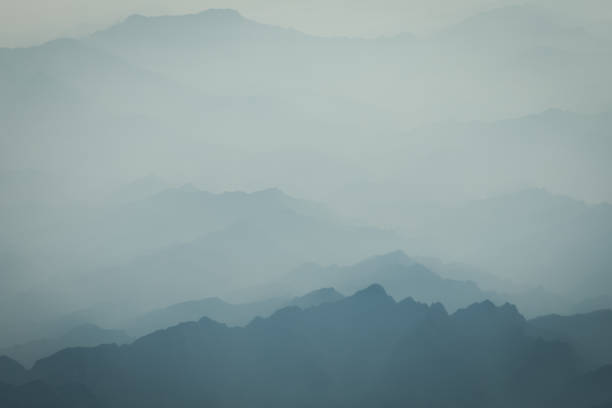
#> input picture Aula6-31março/foto.jpg, 612 x 408 px
$ python aula-06.py
#> lines starting #> are read from the running program, lines starting #| are printed output that depends on the picture
import cv2
import numpy as np
import matplotlib.pyplot as plt

foto = 'foto.jpg'
imagem = cv2.imread(foto, cv2.IMREAD_GRAYSCALE)
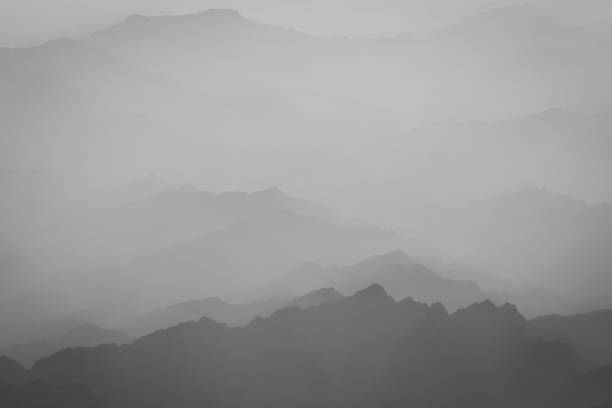
#> imagem: shape (408, 612); min 62, max 195, mean 152.6

if imagem is None:
    raise FileNotFoundError(f"Imagem não encontrada: {foto}")

###################################

# [80 lines left out: functions deixaCinza, criaHistograma, normalizacao, acumulacao, mapeamento, equalizacao, not called in this run]

###################################
###################################

def mostrar_imagem(titulo, img):
    cv2.namedWindow(titulo, cv2.WINDOW_NORMAL)
    cv2.resizeWindow(titulo, 800, 600)
    cv2.imshow(titulo, img)
    cv2.waitKey(0)
    cv2.destroyAllWindows()

newHistCinza = [0]*256
for i in range (256):
    if (i<25):
        newHistCinza[i] = 50
    if (25<i<50):
        newHistCinza[i] = 500
    if (50<i<75):
        newHistCinza[i] = 5000
    if (75<i<110):
        newHistCinza[i] = 10000
    if (110<i<125):
        newHistCinza[i] = 20000
    if (125<i<175):
        newHistCinza[i] = 15000
    if (175<i<200):
        newHistCinza[i] = 1500
    if (200<i<225):
        newHistCinza[i] = 1000
    if (225<i<250):
        newHistCinza[i] = 500
    if (i>250):
        newHistCinza[i] = 100
itensHist = 0
for i in range (256):
    itensHist+=newHistCinza[i]

#cria o eixo x e nomeia o eixo x e y
pixel = [0]*256
for i in range (256):
    pixel[i]=i
plt.xlabel('Tom de Cinza')
plt.ylabel('Quantidade')

#nomeia e plota o histograma
plt.title('Novo Histograma de Tons de Cinza')
plt.bar(pixel, newHistCinza, color='red')
plt.show()

###################################
###################################

normaliza = [0]*256
for i in range (256):
    normaliza[i] = (newHistCinza[i])/((imagem.shape[0])*(imagem.shape[1]))

#cria o eixo x e nomeia o eixo x e y
pixel = [0]*256
for i in range (256):
    pixel[i]=i
plt.xlabel('Tom de Cinza')
plt.ylabel('Quantidade')

#nomeia e plota o histograma
plt.title('Histograma de Tons de Cinza Normalizado')
plt.bar(pixel, normaliza, color='gray')
plt.show()

newNormaliza = [0]*256
for i in range (256):
    newNormaliza[i] = (newHistCinza[i])/(itensHist)

#cria o eixo x e nomeia o eixo x e y
pixel = [0]*256
for i in range (256):
    pixel[i]=i
plt.xlabel('Tom de Cinza')
plt.ylabel('Quantidade')

#nomeia e plota o histograma
plt.title('Novo Histograma de Tons de Cinza Normalizado')
plt.bar(pixel, newNormaliza, color='red')
plt.show()

###################################
###################################

acumula = [0]*256
for i in range (256):
    if i == 0:
        acumula[i] = normaliza[i]
    else:
        acumula[i] = normaliza[i] + acumula[i-1]
#> after the loop, acumula = 256 values from 0.0002 to 6.25

#cria o eixo x e nomeia o eixo x e y
pixel = [0]*256
for i in range (256):
    pixel[i]=i
plt.xlabel('Tom de Cinza')
plt.ylabel('Quantidade')

#nomeia e plota o histograma
plt.title('Histograma Normalizado Acumulado')
plt.bar(pixel, acumula, color='gray')
plt.show()
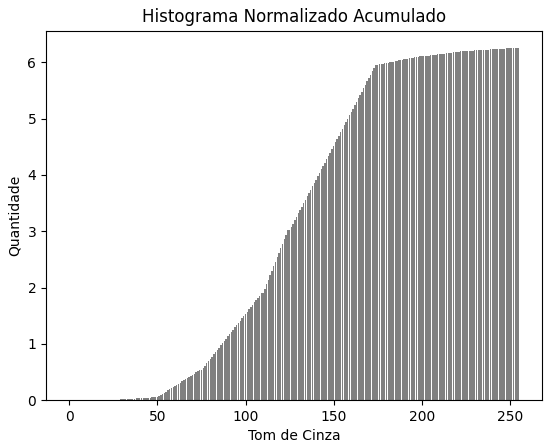
#> figure drawn by matplotlib, 1 panel; tallest bar 6.25 high, from x = 254.6 to 255.4

newAcumula = [0]*256
for i in range (256):
    if i == 0:
        newAcumula[i] = newNormaliza[i]
    else:
        newAcumula[i] = newNormaliza[i] + newAcumula[i-1]

#cria o eixo x e nomeia o eixo x e y
pixel = [0]*256
for i in range (256):
    pixel[i]=i
plt.xlabel('Tom de Cinza')
plt.ylabel('Quantidade')

#nomeia e plota o histograma
plt.title('Novo Histograma Normalizado Acumulado')
plt.bar(pixel, newAcumula, color='red')
plt.show()
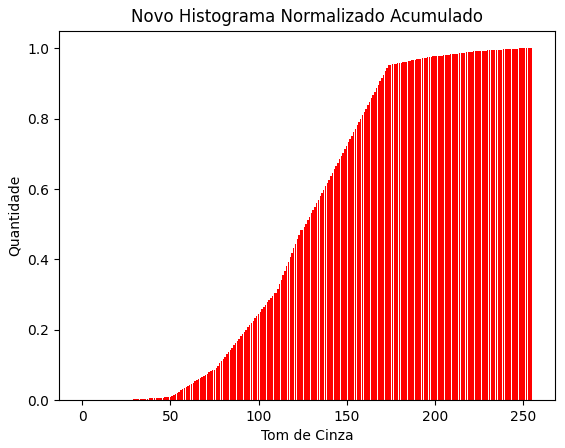
#> figure drawn by matplotlib, 1 panel; tallest bar 1 high, from x = 254.6 to 255.4

###################################
###################################

mapeamento = [0]*256
for i in range (256):
    mapeamento[i] = round(acumula[i]*255)
#> after the loop, mapeamento = 256 values from 0 to 1594

equaliza = np.zeros((imagem.shape[0], imagem.shape[1]), dtype = np.uint8)
for i in range (imagem.shape[0]):
    for j in range (imagem.shape[1]):
        equaliza[i][j] = np.uint8(np.clip(mapeamento[imagem[i][j]], 0, 255))
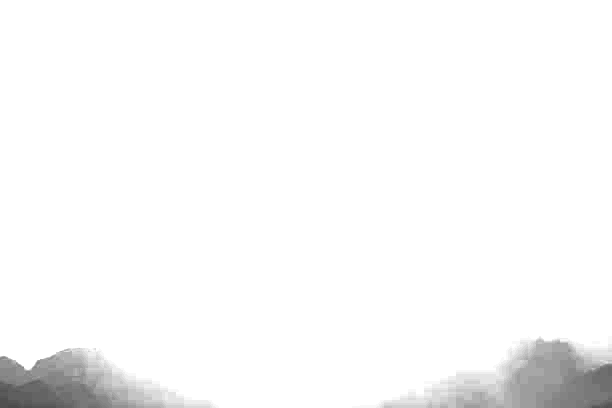
#> equaliza: shape (408, 612); min 75, max 255, mean 248.7
mostrar_imagem("Mapeamento", equaliza)

#cria o eixo x e nomeia o eixo x e y
histEqlz = [0]*256
for i in range (imagem.shape[0]):
    for j in range (imagem.shape[1]):
        histEqlz[equaliza[i][j]]+=1
pixel = [0]*256
for i in range (256):
    pixel[i]=i
plt.xlabel('Tom de Cinza')
plt.ylabel('Quantidade')
plt.title('Histograma Equalizado')
plt.bar(pixel, histEqlz, color='gray')
plt.show()
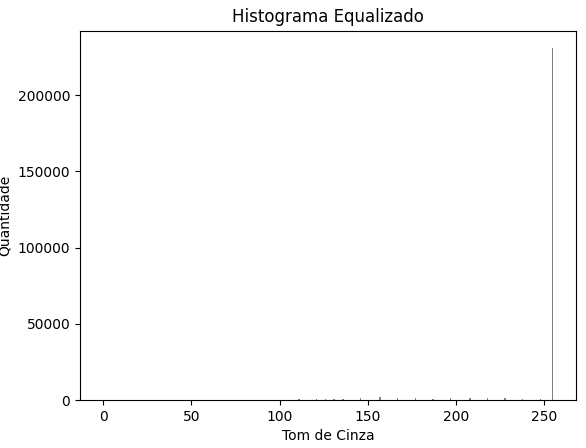
#> figure drawn by matplotlib, 1 panel; tallest bar 230799 high, from x = 254.6 to 255.4

###################################
###################################

newMapeamento = [0]*256
for i in range (256):
    newMapeamento[i] = round(newAcumula[i]*255)

newEqualiza = np.zeros((imagem.shape[0], imagem.shape[1]), dtype = np.uint8)
for i in range (imagem.shape[0]):
    for j in range (imagem.shape[1]):
        newEqualiza[i][j] = np.uint8(np.clip(newMapeamento[imagem[i][j]], 0, 255))
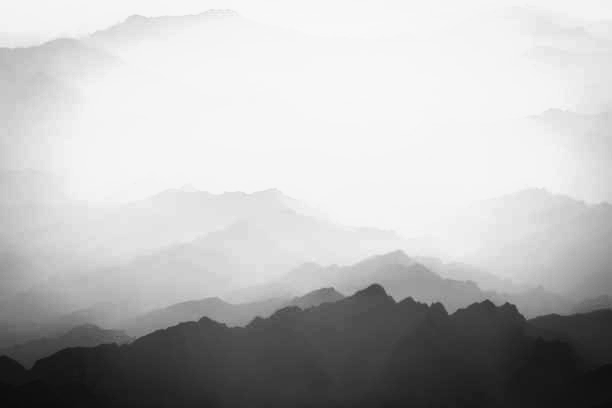
#> newEqualiza: shape (408, 612); min 12, max 248, mean 185.1
mostrar_imagem("Novo Mapeamento", newEqualiza)

#cria o eixo x e nomeia o eixo x e y
newHistEqlz = [0]*256
for i in range (imagem.shape[0]):
    for j in range (imagem.shape[1]):
        newHistEqlz[newEqualiza[i][j]]+=1
pixel = [0]*256
for i in range (256):
    pixel[i]=i
plt.xlabel('Tom de Cinza')
plt.ylabel('Quantidade')
plt.title('Novo Histograma Equalizado')
plt.bar(pixel, newHistEqlz, color='red')
plt.show()
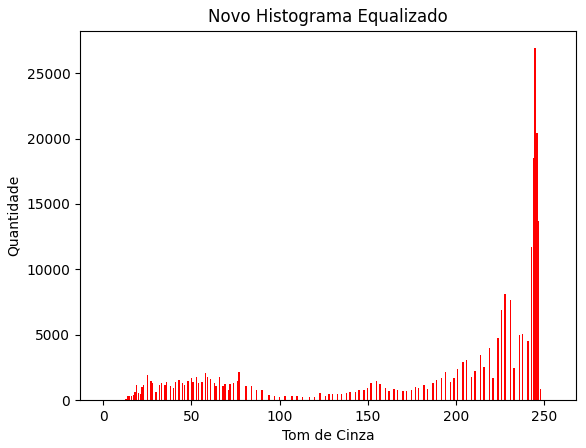
#> figure drawn by matplotlib, 1 panel; tallest bar 26908 high, from x = 244.6 to 245.4

###################################
###################################

cv2.destroyAllWindows()
#cv2.imwrite("im_eqlz_espcf.jpg", equali
